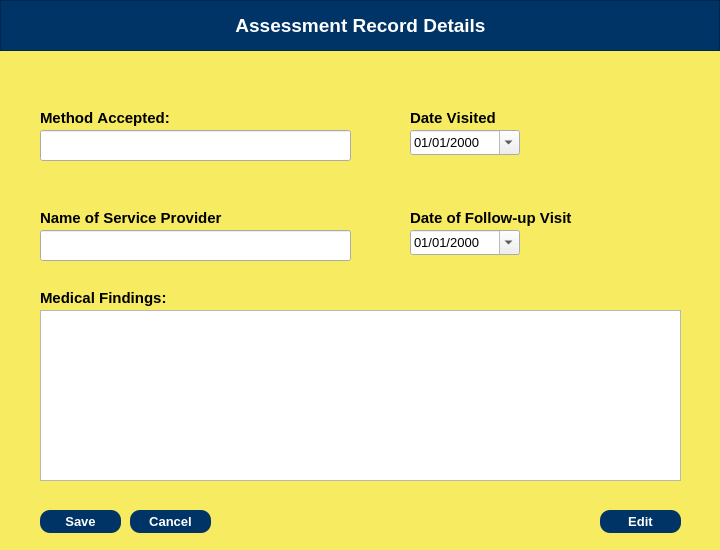
<?xml version="1.0" encoding="UTF-8"?>
<ui version="4.0">
 <class>Dialog</class>
 <widget class="QDialog" name="Dialog">
  <property name="geometry">
   <rect>
    <x>0</x>
    <y>0</y>
    <width>720</width>
    <height>550</height>
   </rect>
  </property>
  <property name="windowTitle">
   <string>Dialog</string>
  </property>
  <widget class="QWidget" name="MW_widgetARd" native="true">
   <property name="geometry">
    <rect>
     <x>0</x>
     <y>0</y>
     <width>720</width>
     <height>550</height>
    </rect>
   </property>
   <property name="maximumSize">
    <size>
     <width>720</width>
     <height>550</height>
    </size>
   </property>
   <property name="font">
    <font>
     <family>Arial</family>
     <kerning>false</kerning>
    </font>
   </property>
   <property name="styleSheet">
    <string notr="true">QWidget #MW_widgetARd {
background-color:  rgb(246, 235, 97);
}</string>
   </property>
   <widget class="QFrame" name="MW_frame">
    <property name="geometry">
     <rect>
      <x>0</x>
      <y>0</y>
      <width>720</width>
      <height>51</height>
     </rect>
    </property>
    <property name="font">
     <font>
      <family>Arial</family>
      <kerning>false</kerning>
     </font>
    </property>
    <property name="styleSheet">
     <string notr="true">background-color: rgb(0, 51, 102);
color: white;</string>
    </property>
    <property name="frameShape">
     <enum>QFrame::StyledPanel</enum>
    </property>
    <property name="frameShadow">
     <enum>QFrame::Raised</enum>
    </property>
    <widget class="QLabel" name="MW_labelHeader">
     <property name="geometry">
      <rect>
       <x>210</x>
       <y>10</y>
       <width>301</width>
       <height>31</height>
      </rect>
     </property>
     <property name="font">
      <font>
       <family>Arial</family>
       <pointsize>14</pointsize>
       <weight>75</weight>
       <bold>true</bold>
       <kerning>false</kerning>
      </font>
     </property>
     <property name="text">
      <string>Assessment Record Details</string>
     </property>
     <property name="alignment">
      <set>Qt::AlignCenter</set>
     </property>
    </widget>
   </widget>
   <widget class="QPushButton" name="MW_EditBtn">
    <property name="geometry">
     <rect>
      <x>600</x>
      <y>510</y>
      <width>81</width>
      <height>23</height>
     </rect>
    </property>
    <property name="font">
     <font>
      <family>Arial</family>
      <pointsize>10</pointsize>
      <weight>75</weight>
      <bold>true</bold>
      <kerning>false</kerning>
     </font>
    </property>
    <property name="styleSheet">
     <string notr="true">background-color: rgb(0, 51, 102);
color: white;
border-radius: 10px;</string>
    </property>
    <property name="text">
     <string>Edit</string>
    </property>
   </widget>
   <widget class="QLabel" name="MW_labelMethod">
    <property name="geometry">
     <rect>
      <x>40</x>
      <y>110</y>
      <width>141</width>
      <height>16</height>
     </rect>
    </property>
    <property name="font">
     <font>
      <family>Arial</family>
      <pointsize>11</pointsize>
      <weight>75</weight>
      <bold>true</bold>
      <kerning>false</kerning>
     </font>
    </property>
    <property name="text">
     <string>Method Accepted:</string>
    </property>
   </widget>
   <widget class="QLabel" name="MW_labelVisited">
    <property name="geometry">
     <rect>
      <x>410</x>
      <y>110</y>
      <width>131</width>
      <height>16</height>
     </rect>
    </property>
    <property name="font">
     <font>
      <family>Arial</family>
      <pointsize>11</pointsize>
      <weight>75</weight>
      <bold>true</bold>
      <kerning>false</kerning>
     </font>
    </property>
    <property name="text">
     <string>Date Visited</string>
    </property>
   </widget>
   <widget class="QPushButton" name="MW_SaveBtn">
    <property name="geometry">
     <rect>
      <x>40</x>
      <y>510</y>
      <width>81</width>
      <height>23</height>
     </rect>
    </property>
    <property name="font">
     <font>
      <family>Arial</family>
      <pointsize>10</pointsize>
      <weight>75</weight>
      <bold>true</bold>
      <kerning>false</kerning>
     </font>
    </property>
    <property name="styleSheet">
     <string notr="true">background-color: rgb(0, 51, 102);
color: white;
border-radius: 10px;</string>
    </property>
    <property name="text">
     <string>Save</string>
    </property>
   </widget>
   <widget class="QDateEdit" name="MW_DateVisited">
    <property name="geometry">
     <rect>
      <x>410</x>
      <y>130</y>
      <width>110</width>
      <height>25</height>
     </rect>
    </property>
    <property name="font">
     <font>
      <family>Arial</family>
      <pointsize>10</pointsize>
     </font>
    </property>
    <property name="displayFormat">
     <string>MM/dd/yyyy</string>
    </property>
    <property name="calendarPopup">
     <bool>true</bool>
    </property>
   </widget>
   <widget class="QTextEdit" name="MW_MedFindings">
    <property name="geometry">
     <rect>
      <x>40</x>
      <y>310</y>
      <width>641</width>
      <height>171</height>
     </rect>
    </property>
    <property name="font">
     <font>
      <family>Arial</family>
      <pointsize>10</pointsize>
     </font>
    </property>
   </widget>
   <widget class="QLabel" name="MW_labelStaff">
    <property name="geometry">
     <rect>
      <x>40</x>
      <y>210</y>
      <width>231</width>
      <height>16</height>
     </rect>
    </property>
    <property name="font">
     <font>
      <family>Arial</family>
      <pointsize>11</pointsize>
      <weight>75</weight>
      <bold>true</bold>
      <kerning>false</kerning>
     </font>
    </property>
    <property name="text">
     <string>Name of Service Provider</string>
    </property>
   </widget>
   <widget class="QLabel" name="MW_labelFindings">
    <property name="geometry">
     <rect>
      <x>40</x>
      <y>290</y>
      <width>151</width>
      <height>16</height>
     </rect>
    </property>
    <property name="font">
     <font>
      <family>Arial</family>
      <pointsize>11</pointsize>
      <weight>75</weight>
      <bold>true</bold>
      <kerning>false</kerning>
     </font>
    </property>
    <property name="text">
     <string>Medical Findings:</string>
    </property>
   </widget>
   <widget class="QLabel" name="MW_labelFollowUp">
    <property name="geometry">
     <rect>
      <x>410</x>
      <y>210</y>
      <width>171</width>
      <height>16</height>
     </rect>
    </property>
    <property name="font">
     <font>
      <family>Arial</family>
      <pointsize>11</pointsize>
      <weight>75</weight>
      <bold>true</bold>
      <kerning>false</kerning>
     </font>
    </property>
    <property name="text">
     <string>Date of Follow-up Visit</string>
    </property>
   </widget>
   <widget class="QDateEdit" name="MW_DateFVisit">
    <property name="geometry">
     <rect>
      <x>410</x>
      <y>230</y>
      <width>110</width>
      <height>25</height>
     </rect>
    </property>
    <property name="font">
     <font>
      <family>Arial</family>
      <pointsize>10</pointsize>
     </font>
    </property>
    <property name="displayFormat">
     <string>MM/dd/yyyy</string>
    </property>
    <property name="calendarPopup">
     <bool>true</bool>
    </property>
   </widget>
   <widget class="QPushButton" name="MW_CancelBtn">
    <property name="geometry">
     <rect>
      <x>130</x>
      <y>510</y>
      <width>81</width>
      <height>23</height>
     </rect>
    </property>
    <property name="font">
     <font>
      <family>Arial</family>
      <pointsize>10</pointsize>
      <weight>75</weight>
      <bold>true</bold>
      <kerning>false</kerning>
     </font>
    </property>
    <property name="styleSheet">
     <string notr="true">background-color: rgb(0, 51, 102);
color: white;
border-radius: 10px;</string>
    </property>
    <property name="text">
     <string>Cancel</string>
    </property>
   </widget>
   <widget class="QLineEdit" name="MW_MethodAccepted">
    <property name="geometry">
     <rect>
      <x>40</x>
      <y>130</y>
      <width>311</width>
      <height>31</height>
     </rect>
    </property>
    <property name="font">
     <font>
      <family>Arial</family>
      <pointsize>10</pointsize>
      <kerning>false</kerning>
     </font>
    </property>
   </widget>
   <widget class="QLineEdit" name="MW_StaffName">
    <property name="geometry">
     <rect>
      <x>40</x>
      <y>230</y>
      <width>311</width>
      <height>31</height>
     </rect>
    </property>
    <property name="font">
     <font>
      <family>Arial</family>
      <pointsize>10</pointsize>
      <kerning>false</kerning>
     </font>
    </property>
   </widget>
  </widget>
 </widget>
 <resources/>
 <connections/>
</ui>
